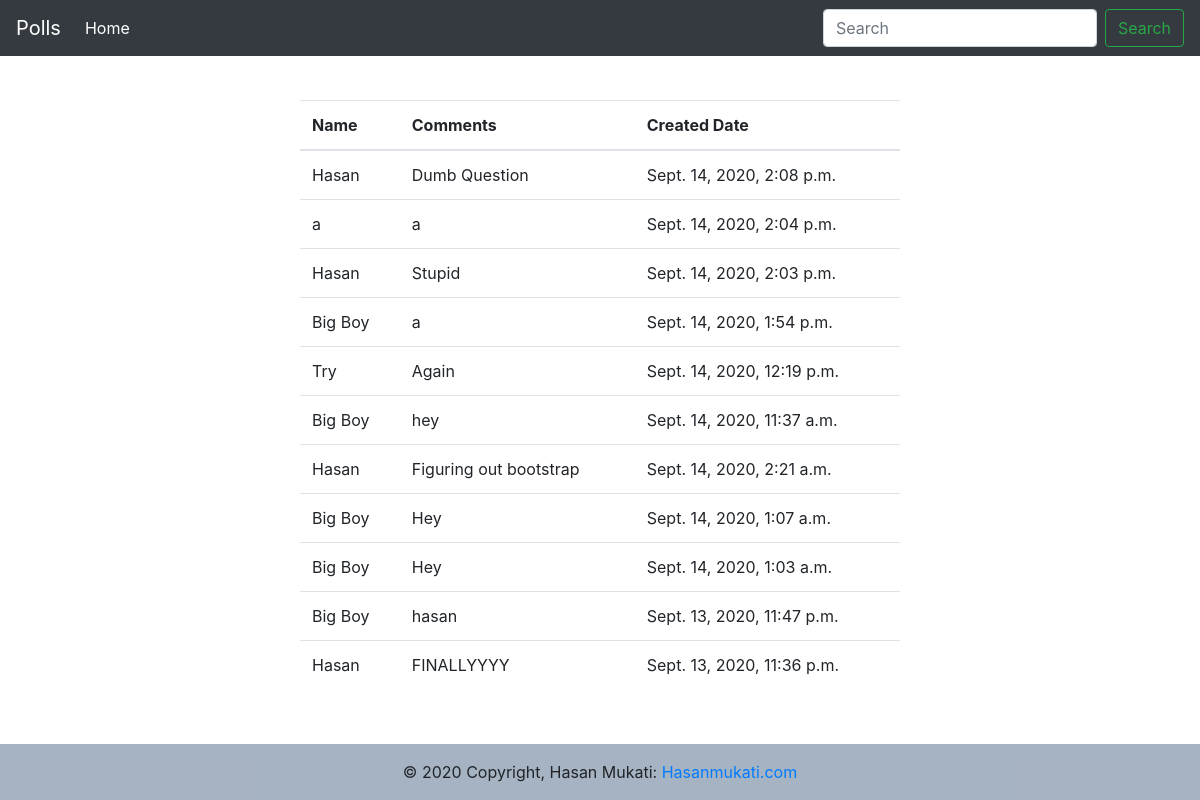
/polls/comments/list/, run on an earlier commit of the app's database.
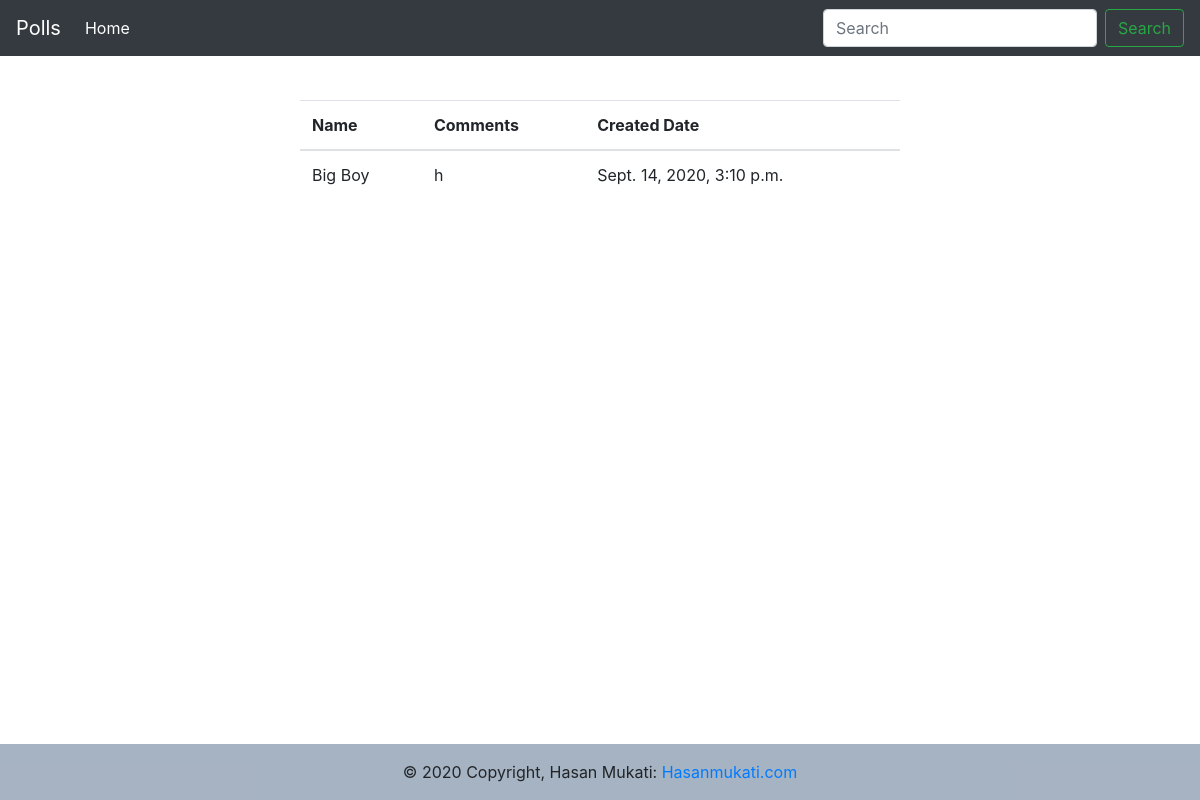
And on a later commit of the database.
### polls/models.py (models this page shows, shortened)
class Comment(models.Model):
    post = models.ForeignKey(Question, on_delete=models.CASCADE, related_name='comments')
    author = models.CharField(max_length=200)
    text = models.TextField()
    created_date = models.DateTimeField(default=timezone.now)
    approved_comment = models.BooleanField(default=False)

### polls/views.py (the view)
# urls.py: path('comments/list/', views.commentLists, name='commentLists'),
def commentLists(request):
    someData = {}
    someData['anyData'] = 'anyValue'
    someData['comments'] = Comment.objects.order_by('-created_date')
    return render(request, 'polls/comment-lists.html', someData)

### polls/templates/polls/comment-lists.html (shortened to what this page needs)
<!DOCTYPE html>
<html lang="en">
  <head>
    <link rel="stylesheet" href="https://stackpath.bootstrapcdn.com/bootstrap/4.5.2/css/bootstrap.min.css">
</head>
<body>
    <nav class="navbar navbar-expand-md navbar-dark bg-dark fixed-top">
        <a class="navbar-brand" href="/polls/" googl="true">Polls</a>
        <div class="collapse navbar-collapse" id="navbarsExampleDefault">
          <ul class="navbar-nav mr-auto">
            <li class="nav-item active">
              <a class="nav-link" href="http://127.0.0.1:8000/">Home <span class="sr-only">(current)</span></a>
            </li>
          </ul>
          <form class="form-inline my-2 my-lg-0">
            <input class="form-control mr-sm-2" type="text" placeholder="Search" aria-label="Search">
            <button class="btn btn-outline-success my-2 my-sm-0" type="submit">Search</button>
          </form>
        </div>
      </nav>
    <div class="our_page_container">
        <table class="table table-condensed">
            <thead>
            <tr>
              <th>Name</th>
              <th>Comments</th>
              <th>Created Date</th>
            </tr>
            </thead>
            <tbody>
            {% for getN in comments %}
            <tr>
              <td googl="true">{{getN.author}}</td>
              <td>{{getN.text}}</td>
              <td>{{getN.created_date}}</td>
            </tr>
            {% endfor %}
            </tbody>
        </table>
    </div>
</body>
<div class="footer_container">
  <footer class="page-footer font-small blue">
      <div class="footer-copyright text-center py-3">© 2020 Copyright, Hasan Mukati:
        <a href="https://Hasanmukati.com/"> Hasanmukati.com</a>
      </div>
    </footer>
  </div>
</html>

### polls/templates/polls/comment-lists.html (style rules this page uses)
.footer_container { position: absolute; left: 0; right: 0; bottom: 0; background-color: rgba(161, 174, 190, 0.938) }
.our_page_container { width: 100%; max-width: 600px; margin: 100px auto; }

What changed in the data, as far as the page shows it:
removed Comment: author "Hasan", text "Dumb Question", created_date "Sept. 14, 2020, 2:08 p.m."
removed Comment: author "a", text "a", created_date "Sept. 14, 2020, 2:04 p.m."
removed Comment: author "Hasan", text "Stupid", created_date "Sept. 14, 2020, 2:03 p.m."
removed Comment: author "Big Boy", text "a", created_date "Sept. 14, 2020, 1:54 p.m."
removed Comment: author "Try", text "Again", created_date "Sept. 14, 2020, 12:19 p.m."
removed Comment: author "Big Boy", text "hey", created_date "Sept. 14, 2020, 11:37 a.m."
removed Comment: author "Hasan", text "Figuring out bootstrap", created_date "Sept. 14, 2020, 2:21 a.m."
removed Comment: author "Big Boy", text "Hey", created_date "Sept. 14, 2020, 1:07 a.m."
removed Comment: author "Big Boy", text "Hey", created_date "Sept. 14, 2020, 1:03 a.m."
removed Comment: author "Big Boy", text "hasan", created_date "Sept. 13, 2020, 11:47 p.m."
removed Comment: author "Hasan", text "FINALLYYYY", created_date "Sept. 13, 2020, 11:36 p.m."
added Comment: author "Big Boy", text "h", created_date "Sept. 14, 2020, 3:10 p.m."
